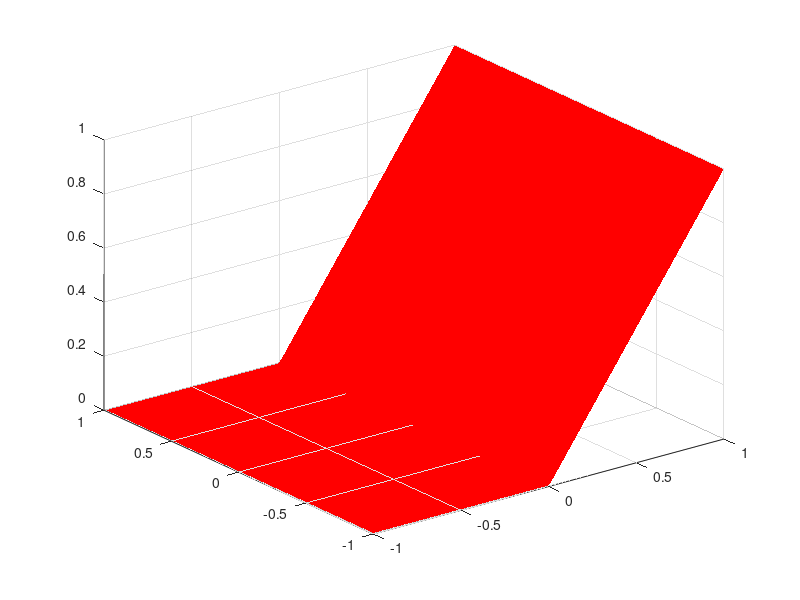

The MATLAB source for this figure:
clc;clear;close all;
x1 = linspace(-1,1);
x2 = x1;
[X1,X2] = meshgrid(x1,x2);
g0 = X1; 
X1(X1<=0) = 0;
obj = X1;
surf(g0,X2,obj,'FaceColor','r','EdgeColor','none')
xlim([-1,1])